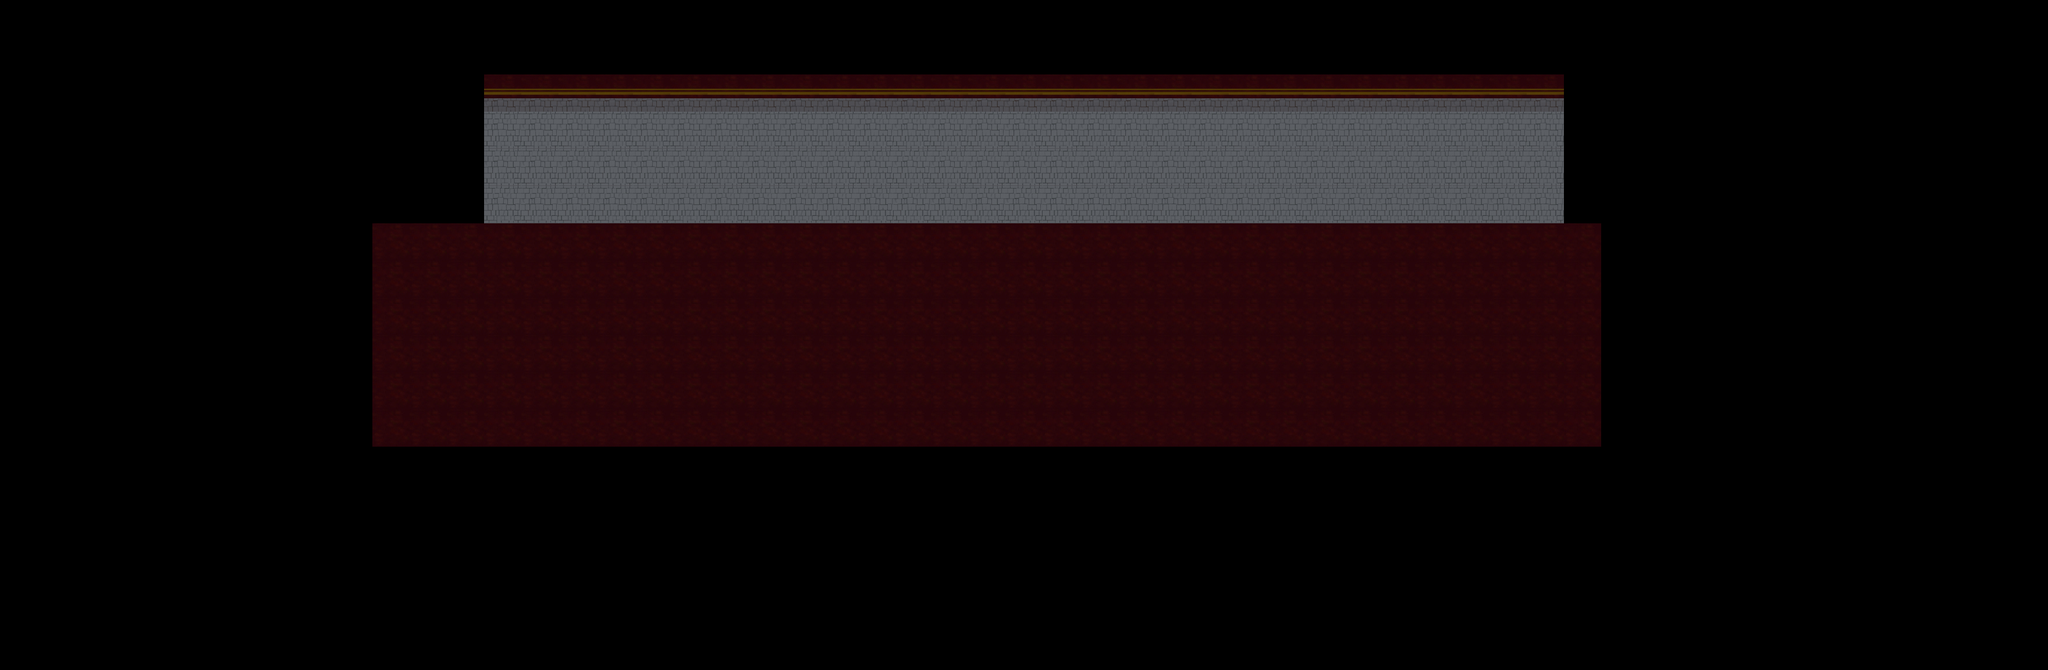

Tiled map render using the project's own tile images. Description and the map definition, with tile-layer contents summarised, below:
An orthogonal 55x18 tile map with 64x64 px tiles, 2 tile layers (Tile Layer 1, Ground).

<map version="1.0" tiledversion="1.1.6" orientation="orthogonal" renderorder="left-down" width="55" height="18" tilewidth="64" tileheight="64" infinite="0" nextobjectid="1">
 <tileset firstgid="1" source="testTileSet.tsx" />
 <layer name="Tile Layer 1" width="55" height="18">
  <data>[990 cells, 116 non-empty, 2 distinct tile ids]</data>
 </layer>
 <layer name="Ground" width="55" height="18">
  <data>[990 cells, 198 non-empty, 1 distinct tile ids]</data>
 </layer>
</map>
